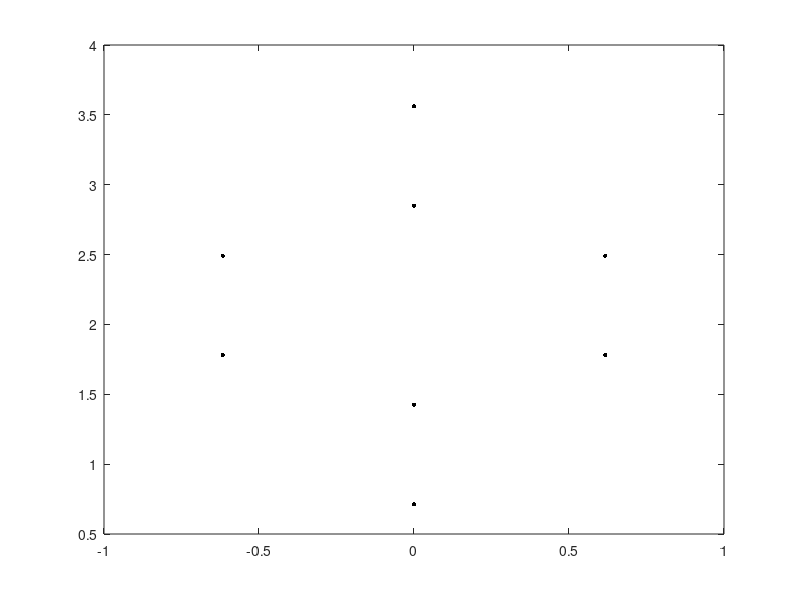

Write MATLAB code to recreate this figure. (Note: this script raises an error after producing the figure.)
clc;
clear;

a0=2.4669/2;
a1=a0*[0.5,sqrt(3)/2,0];
a2=a0*[-0.5,sqrt(3)/2,0];

%the carbon atoms in the unit cell
X1(1)=(a1(1)+a2(1))/3;
Y1(1)=(a1(2)+a2(2))/3;
X1(2)=(a1(1)+a2(1))/3*2;
Y1(2)=(a1(2)+a2(2))/3*2;

X2(1)=a1(1)/3+4*a2(1)/3;
Y2(1)=a1(2)/3+4*a2(2)/3;
X2(2)=2*a1(1)/3+5*a2(1)/3;
Y2(2)=2*a1(2)/3+5*a2(2)/3;

X3(1)=4*a1(1)/3+a2(1)/3;
Y3(1)=4*a1(2)/3+a2(2)/3;
X3(2)=5*a1(1)/3+2*a2(1)/3;
Y3(2)=5*a1(2)/3+2*a2(2)/3;

X4(1)=4*a1(1)/3+4*a2(1)/3;
Y4(1)=4*a1(2)/3+4*a2(2)/3;
X4(2)=5*a1(1)/3+5*a2(1)/3;
Y4(2)=5*a1(2)/3+5*a2(2)/3;

%the lattice point to draw the boundary of the unit cell
L_X1=[0,a1(1),a1(1)+a2(1),a2(1)];
L_Y1=[0,a1(2),a1(2)+a2(2),a2(2)];

L_X2=L_X1+a2(1);
L_Y2=L_Y1+a2(2);

L_X3=L_X1+a1(1);
L_Y3=L_Y1+a1(2);

L_X4=L_X1+(a1(1)+a2(1));
L_Y4=L_Y1+(a1(2)+a2(2));

figure(1)
plot(X1,Y1,'k.','Markersize',10);hold on;
plot(X2,Y2,'k.','Markersize',10);hold on;
plot(X3,Y3,'k.','Markersize',10);hold on;
plot(X4,Y4,'k.','Markersize',10);hold on;
output_unit_cell(L_X1,L_Y1);
output_unit_cell(L_X2,L_Y2);
output_unit_cell(L_X3,L_Y3);
output_unit_cell(L_X4,L_Y4);
axis([-4.5 4.5 0 9]);
axis off;
title('Supercell graphene 2X2     unit(Å)');

function output_unit_cell(X,Y)
    plot(X,Y,'r.','Markersize',10);hold on;
    line([X(1),X(2)],[Y(1),Y(2)],'Color','r','LineWidth',1);hold on;
    line([X(2),X(3)],[Y(2),Y(3)],'Color','r','LineWidth',1);hold on;
    line([X(3),X(4)],[Y(3),Y(4)],'Color','r','LineWidth',1);hold on;
    line([X(4),X(1)],[Y(4),Y(1)],'Color','r','LineWidth',1);hold on;
end
